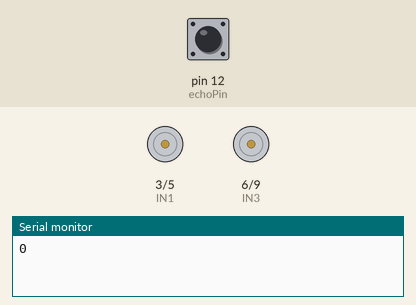
Bench run of a sketch on a simulated Arduino Uno, built with avr-gcc and run on an emulated ATmega328P. On the bench: motor-driver pin pairs drawn as motors (green arrow = first pin HIGH = forward, orange = second pin HIGH = backward, longer = more drive), the last lines printed to the serial monitor. Inputs (shaded band) come from the test bench; at power-on: pin 12 (echoPin) LOW.

Above: at 1.2 s.
1.3 s: pin 12 (echoPin) pulsed HIGH 5 times (0.12 s each, 0.3 s apart)
At 2.9 s:
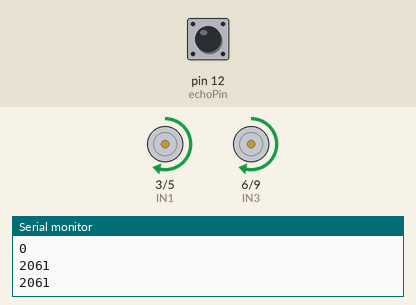
At 5.3 s:
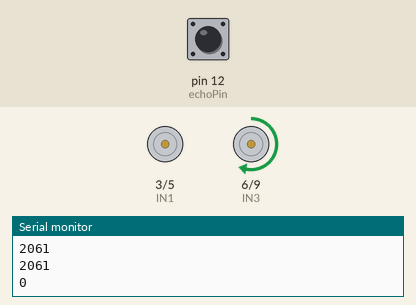
Timing chart, 0 to 11.8 s (numbered marks = the images above; inputs shaded):
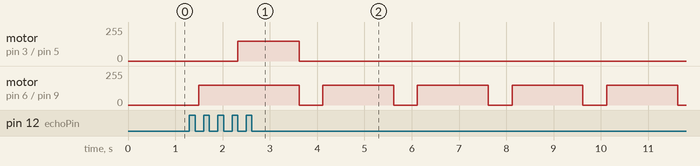

The sketch:

_03_basic_movement_ultrasonic_servo.ino
```cpp
/********************************************************************
 * Author : N Manoj Kumar
 * Topic : Obstacle detatction and  movements using Arduino, ultrasonic sensor and L293d Interface module
 * Motor driver module
 *  - Forward   - IN1 = 1 , IN2 = 0, IN3 = 1 , IN4 = 0
 *  - Backward  - IN1 = 0 , IN2 = 1, IN3 = 0 , IN4 = 1
 *  - Left      - IN1 = 0 , IN2 = 0, IN3 = 1 , IN4 = 0
 *  - Right     - IN1 = 1 , IN2 = 0, IN3 = 0 , IN4 = 0
 * Arduino UNO interface with L293D
 *  PIN 3 - IN1
 *  PIN 5 - IN2
 *  PIN 6 - IN3
 *  PIN 9 - IN4
 * Arduino UNO interface with ultrasonic sensor
 *  PIN 11 - trig
 *  PIN 10 - echo
 *******************************************************************/
const int IN1 = 3;
const int IN2 = 5;
const int IN3 = 6;
const int IN4 = 9;
const int speed = 150;
const int stop = 0;

const int trigPin  = 13;
const int echoPin = 12;    // Echo


void setup(){
  pinMode(IN1, OUTPUT);  // set up the pin as an OUTPUT FOR IN1
  pinMode(IN2, OUTPUT);  // set up the pin as an OUTPUT FOR IN2
  pinMode(IN3, OUTPUT);  // set up the pin as an OUTPUT FOR IN3
  pinMode(IN4, OUTPUT);  // set up the pin as an OUTPUT FOR IN4
  Serial.begin(9600);         // initialize Serial communications
}

void loop(){
  int delayTime = 500;
  long distance = ultra_sonic_distance();
  Serial.println(distance);
  if(distance > 40){
    motor_forward();
    //delay(delayTime);
  }
  else{
    motor_stop();
    delay(delayTime);
    motor_left();
    delay(delayTime);
  }
  //motor_reverse();
  //delay(delayTime);

 // motor_right();
 // delay(delayTime);
 // motor_stop();
 // delay(delayTime);
}

void motor_stop(){
  analogWrite(IN1, stop);
  analogWrite(IN2, stop);
  analogWrite(IN3, stop);
  analogWrite(IN4, stop);
}

void motor_forward(){
  analogWrite(IN1, speed);
  analogWrite(IN2, stop);
  analogWrite(IN3, speed);
  analogWrite(IN4, stop);
}

void motor_reverse(){
  analogWrite(IN1, stop);
  analogWrite(IN2, speed);
  analogWrite(IN3, stop);
  analogWrite(IN4, speed);
}

void motor_left(){
  analogWrite(IN1, stop);
  analogWrite(IN2, stop);
  analogWrite(IN3, speed);
  analogWrite(IN4, stop);
}

void motor_right(){
  analogWrite(IN1, speed);
  analogWrite(IN2, stop);
  analogWrite(IN3, stop);
  analogWrite(IN4, stop);
}


int ultra_sonic_distance(){
  long duration, cm, inches;
  // The sensor is triggered by a HIGH pulse of 10 or more microseconds.
  // Give a short LOW pulse beforehand to ensure a clean HIGH pulse:
  digitalWrite(trigPin, LOW);
  delayMicroseconds(5);
  digitalWrite(trigPin, HIGH);
  delayMicroseconds(10);
  digitalWrite(trigPin, LOW);
  // Read the signal from the sensor: a HIGH pulse whose
  // duration is the time (in microseconds) from the sending
  // of the ping to the reception of its echo off of an object.
  pinMode(echoPin, INPUT);
  duration = pulseIn(echoPin, HIGH);
  // Convert the time into a distance
  cm = (duration/2) / 29.1;     // Divide by 29.1 or multiply by 0.0343
  //inches = (duration/2) / 74;   // Divide by 74 or multiply by 0.0135
  return cm;
}
```

Measured:
- after the input at 1.3 s, motor on pin 3 (IN1) / pin 5 (IN2): stopped → forward 150/255 after 1.0 s, → stopped 1.3 s later
- by itself, motor on pin 6 (IN3) / pin 9 (IN4): repeats every 2.0 s: stopped 0.50 s, forward 150/255 1.5 s
